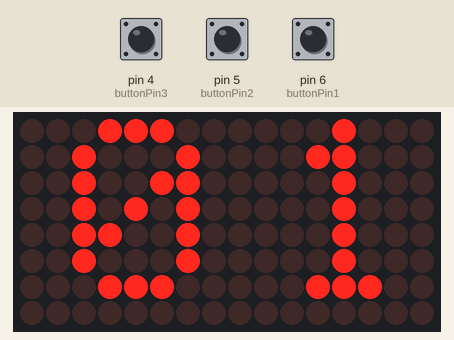
Recording of a sketch running on a simulated Arduino Uno, built with avr-gcc and run on an emulated ATmega328P. On the bench: 16×8 LED matrix. The inputs (shaded band) are chosen by the test bench; at power-on: pin 6 (buttonPin1) LOW, pin 4 (buttonPin3) LOW, pin 5 (buttonPin2) LOW.

Above: at 1.2 s.
1.3 s: pin 6 (buttonPin1) pulled HIGH for 3.2 s
At 1.82 s:
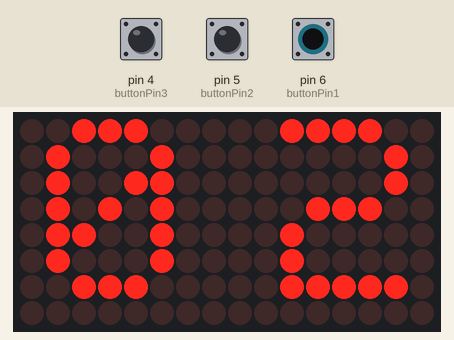
5.1 s: pin 4 (buttonPin3) pulled HIGH for 3.2 s
At 6.0 s:
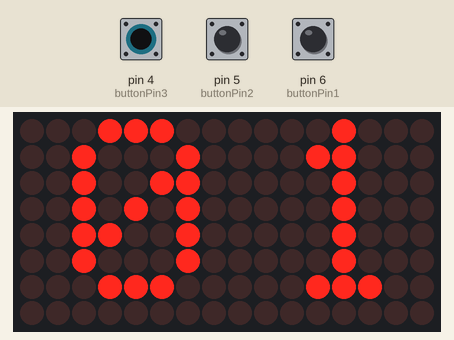
8.9 s: pin 6 (buttonPin1) pulled HIGH for 1 s
At 9.77 s:
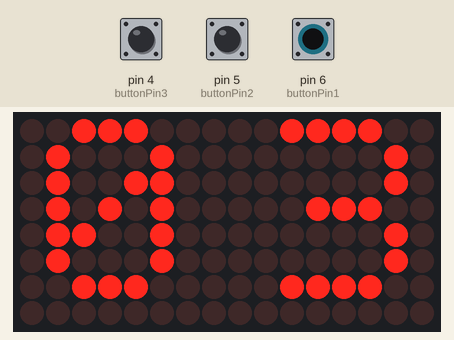
10.5 s: pin 5 (buttonPin2) pulled HIGH for 1 s
At 11.37 s:
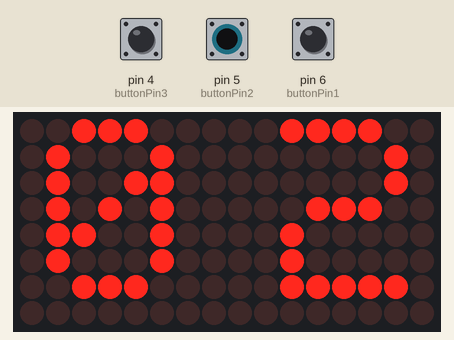
Timing chart, 0 to 13.1 s (numbered marks = the images above; inputs shaded):
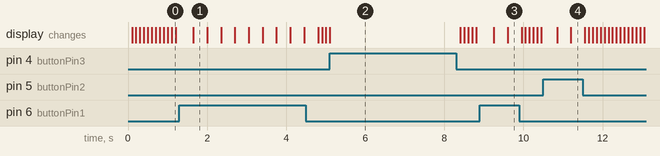

Measured:
- after the input at 1.3 s, the display: changes after 0.35 s (image 1)
- after the input at 5.1 s, the display: changes at once (image 2)
- after the input at 8.9 s, the display: first changes after 0.35 s (image 3 shows a later state)
- after the input at 10.5 s, the display: first changes after 0.35 s (image 4 shows a later state)

The sketch:

setvelocity.ino
```cpp
#include <MD_Parola.h>
#include <MD_MAX72xx.h>
#include <SPI.h>
// Define hardware type, size, and output pins:
#define HARDWARE_TYPE MD_MAX72XX::FC16_HW
#define maximo 2
#define CS_PIN 10
#define DATA_PIN 11
#define CLK_PIN 13

MD_Parola myDisplay = MD_Parola(HARDWARE_TYPE, CS_PIN, maximo);
//MD_Parola myDisplay = MD_Parola(HARDWARE_TYPE, DATA_PIN, CLK_PIN, CS_PIN, maximo);
const int buttonPin1 = 6;
const int buttonPin2 = 5;
const int buttonPin3 = 4;

int gameSpeed = 1;
char value = char(gameSpeed);
void setup() {

  pinMode(buttonPin1, INPUT);
  pinMode(buttonPin2, INPUT);
  pinMode(buttonPin3, INPUT);
  myDisplay.begin();
  myDisplay.setIntensity(5);
  myDisplay.displayClear();
  myDisplay.displayText("0 1", PA_CENTER, 100, 1, PA_PRINT, PA_PRINT);
}

void loop() {

  if (digitalRead(buttonPin1) == HIGH) {
    increment();
    delay(350);
  }

  if (digitalRead(buttonPin2) == HIGH) {
    decrement();
    delay(350);
  }

  if (digitalRead(buttonPin3) == HIGH) {
    reset();
  }

  if (myDisplay.displayAnimate()) {
    myDisplay.displayReset();
  }
}


void increment() {
  gameSpeed++;
  if (gameSpeed == 2) {
    myDisplay.displayText("0 2", PA_CENTER, 100, 1, PA_PRINT, PA_PRINT);
  }
  else if (gameSpeed == 3) {
    myDisplay.displayText("0 3", PA_CENTER, 100, 1, PA_PRINT, PA_PRINT);
  }
  else if (gameSpeed == 4) {
    myDisplay.displayText("0 4", PA_CENTER, 100, 1, PA_PRINT, PA_PRINT);
  } else {
    gameSpeed = 1;
  }
}

void decrement() {
  gameSpeed--;
  if (gameSpeed == 3) {
    myDisplay.displayText("0 3", PA_CENTER, 100, 1, PA_PRINT, PA_PRINT);
  } else if (gameSpeed == 2) {
    myDisplay.displayText("0 2", PA_CENTER, 100, 1, PA_PRINT, PA_PRINT);
  } else if (gameSpeed == 1) {
    myDisplay.displayText("0 1", PA_CENTER, 100, 1, PA_PRINT, PA_PRINT);
  } else {
    gameSpeed = 1;
  }

}

void reset() {
  gameSpeed = 1;
  myDisplay.displayText("0 1", PA_CENTER, 100, 1, PA_PRINT, PA_PRINT);
}
```
